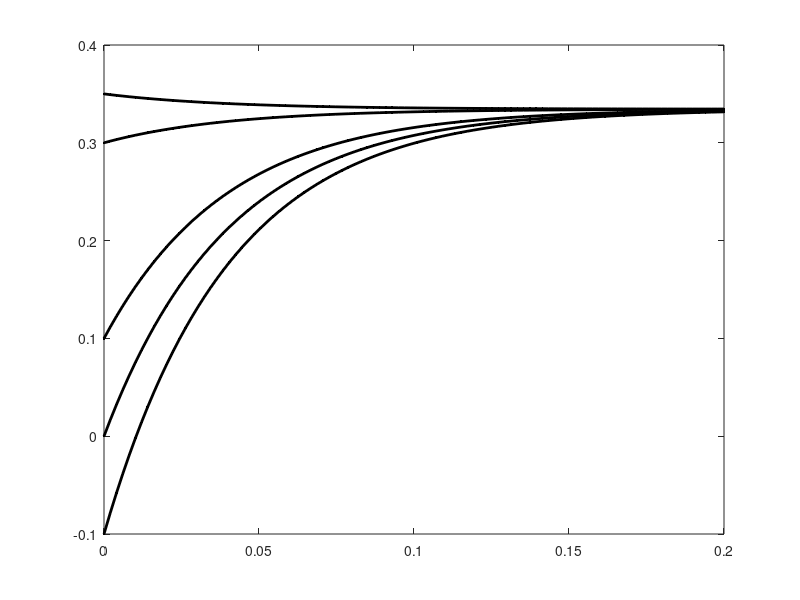

The MATLAB source for this figure: (Note: this script raises an error after producing the figure.)
% The direction field for the Stokes problem
function stokesdirf
    g=9.81;%m.s^-2
    r=0.005;%m
    eta=1100*1e-3;%1 Centipoise =1 mPa s
    rhos=7.85e3;%kg/m^3
    rhof=1.10e3;%kg/m^3
    for v0 = [-0.1, 0, 0.1, 0.3, 0.35];% meters per second
        tspan =[0  0.2];% seconds
        t=linspace(tspan(1),tspan(2), 100);
        vt =(2*r^2*(rhos-rhof))/(9*eta)*g + (v0-(2*r^2*(rhos-rhof))/(9*eta)*g)*exp (-(9*eta)/(2*r^2*rhos)*t)
        plot(t,vt, 'linewidth', 2, 'color', 'black', 'marker', '.'); hold on
    end
    [x,y,u,v]=dirfield (@stokesrhs, 0, max(t),-0.1, 0.4, 20,20);
    quiver(x,y,u,v, 2.5,'r.'); hold on
    xlabel('t [s]'),ylabel('v(t) [m/s]')
    hold off
    figure(gcf);

    function rhs=stokesrhs(t,v)
        rhs= [(rhos-rhof)/rhos*g - (9*eta)/(2*r^2*rhos)*v(1)];
    end

end